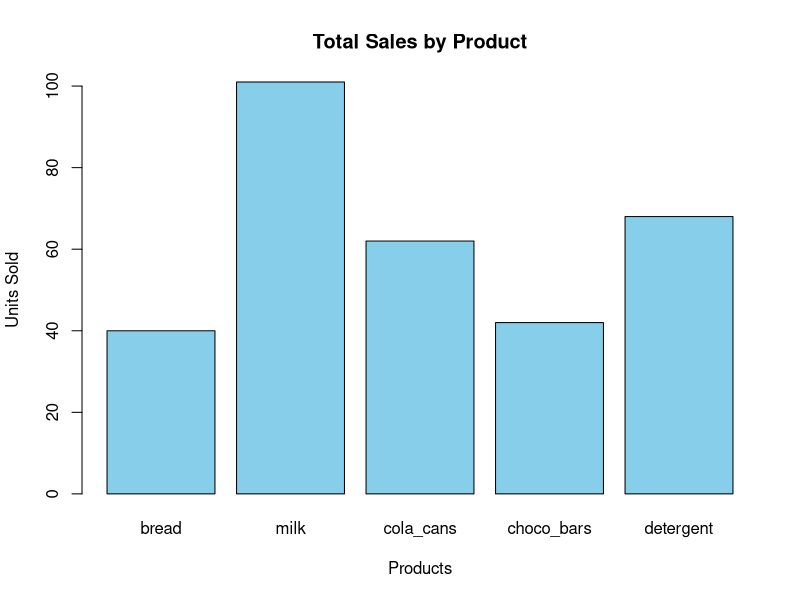
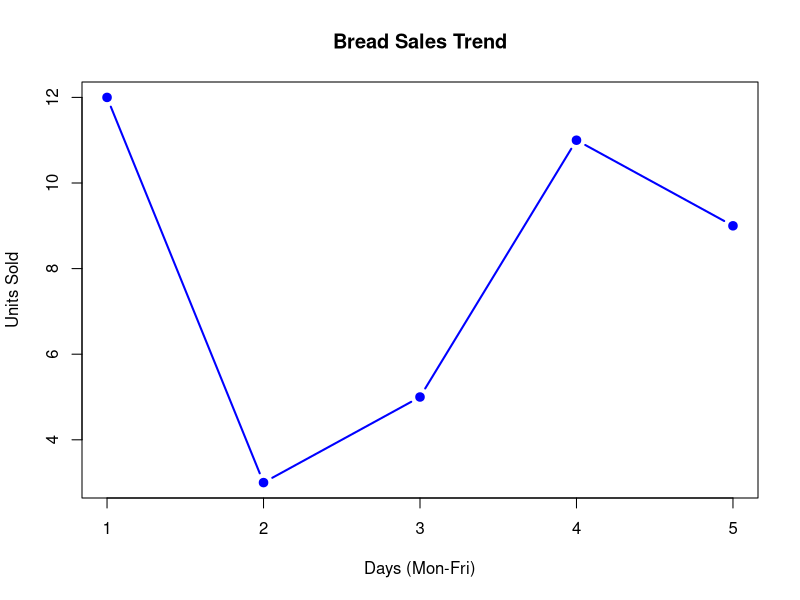
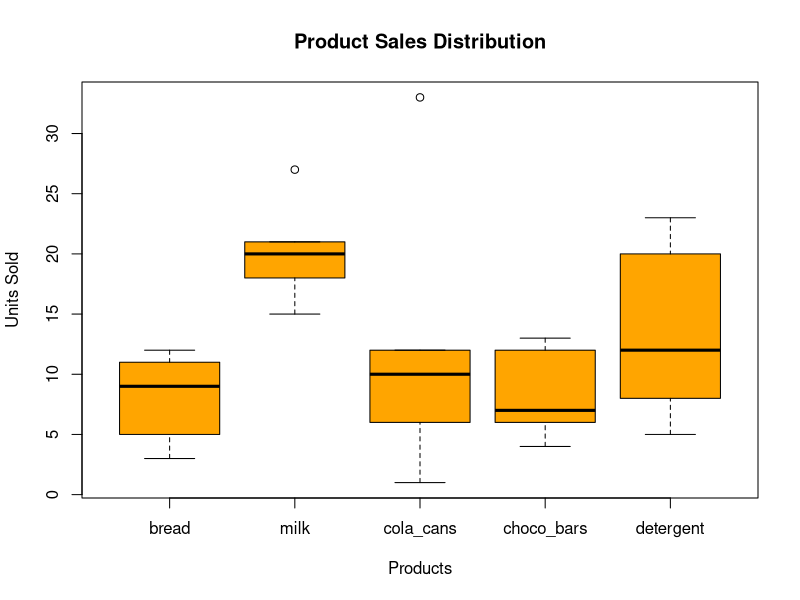
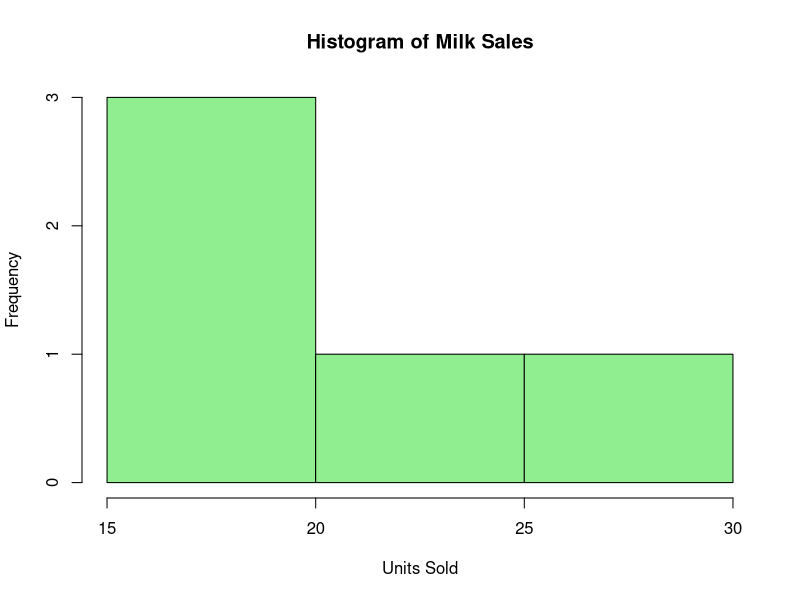

Here is the R script that generated these plots, in order:
# 1. Create five sample numeric vectors from the product sales data
bread <- c(12, 3, 5, 11, 9)
milk <- c(21, 27, 18, 20, 15)
cola_cans <- c(10, 1, 33, 6, 12)
choco_bars <- c(6, 7, 4, 13, 12)
detergent <- c(5, 8, 12, 20, 23)

# 2. Combine vectors into a single Data Frame
sales_df <- data.frame(bread, milk, cola_cans, choco_bars, detergent)

print("Sales Data Frame:")
print(sales_df)

print("--------------------------------------------------------------------------------------")

# 3. Enable prompt so R pauses between each chart
par(ask = TRUE)

# 4. Visualize the data using different types of charts

# Chart 1: Bar Chart
product_totals <- colSums(sales_df)        # Calculates the total sum of each product column
barplot(product_totals,                    # Input data values for the bar heights
        main = "Total Sales by Product",   # Main title at the top of the chart
        xlab = "Products",                 # Label for the horizontal X-axis
        ylab = "Units Sold",               # Label for the vertical Y-axis
        col = "skyblue")                   # Fill color of the bars

# Chart 2: Line Plot / Scatter Plot
plot(bread,                                # Data points to plot
     type = "b",                           # "b" plots both lines and dots
     main = "Bread Sales Trend",           # Main title at the top of the chart
     xlab = "Days (Mon-Fri)",              # Label for the X-axis
     ylab = "Units Sold",                  # Label for the Y-axis
     col = "blue",                         # Color of the lines and dots
     pch = 19,                             # Point character type (19 = solid circle)
     lwd = 2)                              # Line width (thickness)

# Chart 3: Box Plot
boxplot(sales_df,                          # Data frame input to show distributions
        main = "Product Sales Distribution", # Main title at the top of the chart
        xlab = "Products",                 # Label for the X-axis
        ylab = "Units Sold",               # Label for the Y-axis
        col = "orange")                    # Fill color of the boxes

# Chart 4: Histogram
hist(milk,                                 # Numeric vector to show frequency distribution
     main = "Histogram of Milk Sales",     # Main title at the top of the chart
     xlab = "Units Sold",                  # Label for the X-axis
     col = "lightgreen",                   # Fill color of the frequency bins
     border = "black")                     # Border outline color of the bins
